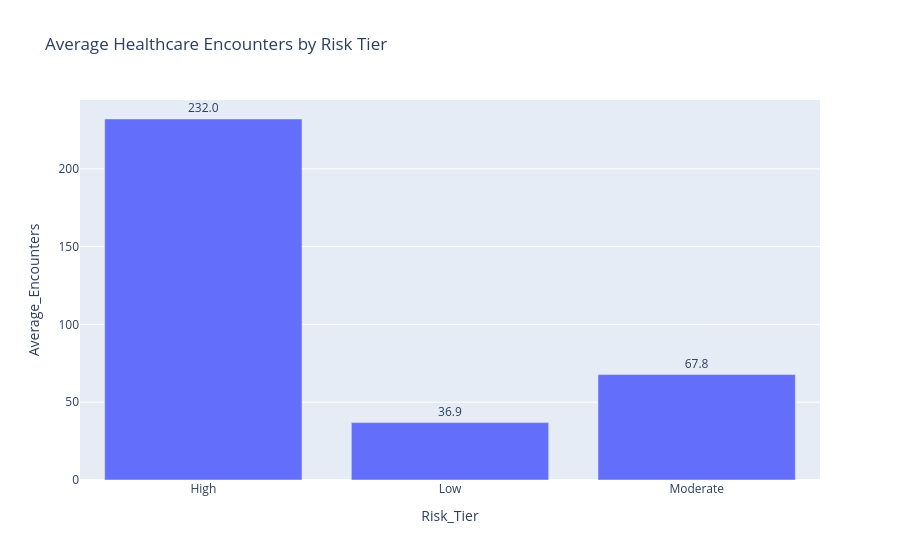

Notebook source saved alongside this figure:
### Markdown cell above
### Visualization 2 — Average Encounters by Risk Tier

### Code cell
fig = px.bar(
    risk_profile_summary,
    x="Risk_Tier",
    y="Average_Encounters",
    text="Average_Encounters",
    title="Average Healthcare Encounters by Risk Tier",
)

fig.update_traces(
    texttemplate="%{text:.1f}",
    textposition="outside",
)

fig.update_layout(showlegend=False)

fig.show()

### Figure 1 — Plotly figure (JSON) as saved in the notebook; plotly's stock layout.template omitted (floating-point values rounded to 4 significant figures)
{"data": [{"hovertemplate": "Risk_Tier=%{x}<br>Average_Encounters=%{text}<extra></extra>", "legendgroup": "", "marker": {"color": "#636efa", "pattern": {"shape": ""}}, "name": "", "orientation": "v", "showlegend": false, "text": [232.0, 36.88, 67.75], "textposition": "outside", "texttemplate": "%{text:.1f}", "type": "bar", "x": ["High", "Low", "Moderate"], "xaxis": "x", "y": [232.0, 36.88, 67.75], "yaxis": "y"}], "layout": {"barmode": "relative", "legend": {"tracegroupgap": 0}, "showlegend": false, "title": {"text": "Average Healthcare Encounters by Risk Tier"}, "xaxis": {"anchor": "y", "domain": [0, 1], "title": {"text": "Risk_Tier"}}, "yaxis": {"anchor": "x", "domain": [0, 1], "title": {"text": "Average_Encounters"}}}}
